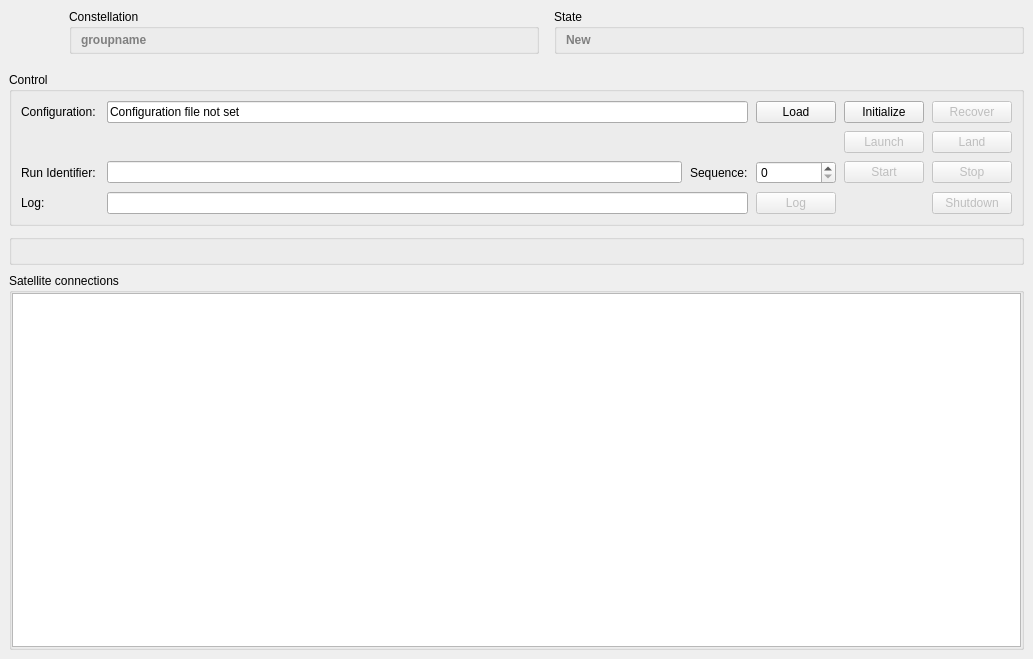
<?xml version="1.0" encoding="UTF-8"?>
<ui version="4.0">
 <class>wndRun</class>
 <widget class="QMainWindow" name="wndRun">
  <property name="enabled">
   <bool>true</bool>
  </property>
  <property name="geometry">
   <rect>
    <x>0</x>
    <y>0</y>
    <width>1033</width>
    <height>659</height>
   </rect>
  </property>
  <property name="windowTitle">
   <string>Constellation Run Control</string>
  </property>
  <widget class="QWidget" name="centralwidget">
   <layout class="QVBoxLayout">
    <property name="spacing">
     <number>8</number>
    </property>
    <property name="leftMargin">
     <number>9</number>
    </property>
    <property name="topMargin">
     <number>9</number>
    </property>
    <property name="rightMargin">
     <number>9</number>
    </property>
    <property name="bottomMargin">
     <number>9</number>
    </property>
    <item>
     <widget class="QWidget" name="widget" native="true">
      <property name="sizePolicy">
       <sizepolicy hsizetype="Preferred" vsizetype="Preferred">
        <horstretch>0</horstretch>
        <verstretch>0</verstretch>
       </sizepolicy>
      </property>
      <layout class="QHBoxLayout" name="horizontalLayout">
       <property name="spacing">
        <number>15</number>
       </property>
       <property name="leftMargin">
        <number>0</number>
       </property>
       <property name="topMargin">
        <number>0</number>
       </property>
       <property name="rightMargin">
        <number>0</number>
       </property>
       <property name="bottomMargin">
        <number>10</number>
       </property>
       <item>
        <widget class="QLabel" name="label_2">
         <property name="sizePolicy">
          <sizepolicy hsizetype="Fixed" vsizetype="Fixed">
           <horstretch>0</horstretch>
           <verstretch>0</verstretch>
          </sizepolicy>
         </property>
         <property name="minimumSize">
          <size>
           <width>45</width>
           <height>45</height>
          </size>
         </property>
         <property name="maximumSize">
          <size>
           <width>45</width>
           <height>45</height>
          </size>
         </property>
         <property name="text">
          <string/>
         </property>
         <property name="pixmap">
          <pixmap>../../../docs/logo/logo.png</pixmap>
         </property>
         <property name="scaledContents">
          <bool>true</bool>
         </property>
        </widget>
       </item>
       <item>
        <widget class="QGroupBox" name="cnstlnBox">
         <property name="title">
          <string>Constellation</string>
         </property>
         <layout class="QHBoxLayout" name="horizontalLayout_2">
          <property name="topMargin">
           <number>3</number>
          </property>
          <property name="bottomMargin">
           <number>3</number>
          </property>
          <item>
           <widget class="QLabel" name="cnstlnName">
            <property name="text">
             <string>&lt;font color='gray'&gt;&lt;b&gt;groupname&lt;/b&gt;&lt;/font&gt;</string>
            </property>
           </widget>
          </item>
         </layout>
        </widget>
       </item>
       <item>
        <widget class="QGroupBox" name="stateBox">
         <property name="title">
          <string>State</string>
         </property>
         <property name="flat">
          <bool>false</bool>
         </property>
         <property name="checkable">
          <bool>false</bool>
         </property>
         <layout class="QHBoxLayout">
          <property name="spacing">
           <number>9</number>
          </property>
          <property name="leftMargin">
           <number>9</number>
          </property>
          <property name="topMargin">
           <number>3</number>
          </property>
          <property name="rightMargin">
           <number>9</number>
          </property>
          <property name="bottomMargin">
           <number>3</number>
          </property>
          <item>
           <widget class="QLabel" name="lblCurrent">
            <property name="frameShape">
             <enum>QFrame::Shape::NoFrame</enum>
            </property>
            <property name="text">
             <string>&lt;font color='gray'&gt;&lt;b&gt;New&lt;/b&gt;&lt;/font&gt;</string>
            </property>
           </widget>
          </item>
         </layout>
        </widget>
       </item>
      </layout>
     </widget>
    </item>
    <item>
     <widget class="QGroupBox" name="grpControl">
      <property name="title">
       <string>Control</string>
      </property>
      <layout class="QGridLayout">
       <property name="leftMargin">
        <number>9</number>
       </property>
       <property name="topMargin">
        <number>9</number>
       </property>
       <property name="rightMargin">
        <number>9</number>
       </property>
       <property name="bottomMargin">
        <number>9</number>
       </property>
       <property name="spacing">
        <number>8</number>
       </property>
       <item row="0" column="2">
        <widget class="QLineEdit" name="txtInitFileName">
         <property name="text">
          <string>initialisation file not set</string>
         </property>
        </widget>
       </item>
       <item row="2" column="0">
        <widget class="QLabel" name="lblNextRunNumber">
         <property name="text">
          <string>Run Identifier: </string>
         </property>
        </widget>
       </item>
       <item row="3" column="6">
        <widget class="QPushButton" name="btnTerminate">
         <property name="enabled">
          <bool>false</bool>
         </property>
         <property name="toolTip">
          <string>Shutdown all satellites</string>
         </property>
         <property name="text">
          <string>Shutdown</string>
         </property>
        </widget>
       </item>
       <item row="0" column="0">
        <widget class="QLabel" name="lblConfig">
         <property name="text">
          <string>Configuration: </string>
         </property>
        </widget>
       </item>
       <item row="3" column="0">
        <widget class="QLabel" name="lblLogmsg">
         <property name="text">
          <string>Log: </string>
         </property>
        </widget>
       </item>
       <item row="1" column="6">
        <widget class="QPushButton" name="btnLand">
         <property name="enabled">
          <bool>false</bool>
         </property>
         <property name="sizePolicy">
          <sizepolicy hsizetype="Minimum" vsizetype="Fixed">
           <horstretch>0</horstretch>
           <verstretch>0</verstretch>
          </sizepolicy>
         </property>
         <property name="toolTip">
          <string>Land the constellation</string>
         </property>
         <property name="text">
          <string>Land</string>
         </property>
        </widget>
       </item>
       <item row="2" column="6">
        <widget class="QPushButton" name="btnStop">
         <property name="enabled">
          <bool>false</bool>
         </property>
         <property name="toolTip">
          <string>Stop the run</string>
         </property>
         <property name="text">
          <string>Stop</string>
         </property>
        </widget>
       </item>
       <item row="2" column="4">
        <widget class="QSpinBox" name="runSequence">
         <property name="toolTip">
          <string>&lt;html&gt;&lt;head/&gt;&lt;body&gt;&lt;p&gt;Run sequence&lt;/p&gt;&lt;/body&gt;&lt;/html&gt;</string>
         </property>
         <property name="maximum">
          <number>999999</number>
         </property>
        </widget>
       </item>
       <item row="0" column="6">
        <widget class="QPushButton" name="btnReset">
         <property name="enabled">
          <bool>false</bool>
         </property>
         <property name="toolTip">
          <string>Recover satellites from safe mode</string>
         </property>
         <property name="text">
          <string>Recover</string>
         </property>
        </widget>
       </item>
       <item row="0" column="5">
        <widget class="QPushButton" name="btnInit">
         <property name="text">
          <string>Initialize</string>
         </property>
        </widget>
       </item>
       <item row="2" column="5">
        <widget class="QPushButton" name="btnStart">
         <property name="enabled">
          <bool>false</bool>
         </property>
         <property name="toolTip">
          <string>Start a run</string>
         </property>
         <property name="text">
          <string>Start</string>
         </property>
        </widget>
       </item>
       <item row="2" column="3">
        <widget class="QLabel" name="label">
         <property name="text">
          <string>Sequence:</string>
         </property>
        </widget>
       </item>
       <item row="3" column="4">
        <widget class="QPushButton" name="btnLog">
         <property name="enabled">
          <bool>false</bool>
         </property>
         <property name="toolTip">
          <string>Send a log message</string>
         </property>
         <property name="text">
          <string>Log</string>
         </property>
        </widget>
       </item>
       <item row="2" column="2">
        <widget class="QLineEdit" name="runIdentifier"/>
       </item>
       <item row="1" column="5">
        <widget class="QPushButton" name="btnConfig">
         <property name="enabled">
          <bool>false</bool>
         </property>
         <property name="sizePolicy">
          <sizepolicy hsizetype="Minimum" vsizetype="Fixed">
           <horstretch>0</horstretch>
           <verstretch>0</verstretch>
          </sizepolicy>
         </property>
         <property name="toolTip">
          <string>Launch the constellation</string>
         </property>
         <property name="text">
          <string>Launch</string>
         </property>
        </widget>
       </item>
       <item row="0" column="4">
        <widget class="QPushButton" name="btnLoadConf">
         <property name="text">
          <string>Load</string>
         </property>
        </widget>
       </item>
       <item row="3" column="2" colspan="2">
        <widget class="QLineEdit" name="txtLogmsg">
         <property name="toolTip">
          <string>Send a log message</string>
         </property>
        </widget>
       </item>
       <item row="0" column="2" colspan="2">
        <widget class="QLineEdit" name="txtConfigFileName">
         <property name="whatsThis">
          <string extracomment="Configuration file - directly editable or through file dialog."/>
         </property>
         <property name="text">
          <string>Configuration file not set</string>
         </property>
        </widget>
       </item>
      </layout>
     </widget>
    </item>
    <item>
     <widget class="QGroupBox" name="grpStatus">
      <layout class="QGridLayout">
       <property name="leftMargin">
        <number>0</number>
       </property>
       <property name="topMargin">
        <number>0</number>
       </property>
       <property name="rightMargin">
        <number>0</number>
       </property>
       <property name="bottomMargin">
        <number>0</number>
       </property>
       <property name="horizontalSpacing">
        <number>8</number>
       </property>
       <property name="verticalSpacing">
        <number>4</number>
       </property>
       <item row="0" column="0">
        <layout class="QGridLayout" name="grpGrid"/>
       </item>
      </layout>
     </widget>
    </item>
    <item>
     <widget class="QGroupBox" name="grpConnections">
      <property name="title">
       <string>Satellite connections</string>
      </property>
      <layout class="QVBoxLayout">
       <property name="spacing">
        <number>4</number>
       </property>
       <property name="leftMargin">
        <number>0</number>
       </property>
       <property name="topMargin">
        <number>0</number>
       </property>
       <property name="rightMargin">
        <number>0</number>
       </property>
       <property name="bottomMargin">
        <number>0</number>
       </property>
       <item>
        <widget class="QTreeView" name="viewConn">
         <property name="toolTip">
          <string>Satellites connected to the Run Control</string>
         </property>
         <property name="rootIsDecorated">
          <bool>false</bool>
         </property>
         <property name="sortingEnabled">
          <bool>true</bool>
         </property>
        </widget>
       </item>
      </layout>
     </widget>
    </item>
   </layout>
  </widget>
  <widget class="QMenuBar" name="menubar">
   <property name="geometry">
    <rect>
     <x>0</x>
     <y>0</y>
     <width>1033</width>
     <height>23</height>
    </rect>
   </property>
  </widget>
 </widget>
 <resources/>
 <connections>
  <connection>
   <sender>txtLogmsg</sender>
   <signal>returnPressed()</signal>
   <receiver>btnLog</receiver>
   <slot>animateClick()</slot>
   <hints>
    <hint type="sourcelabel">
     <x>248</x>
     <y>164</y>
    </hint>
    <hint type="destinationlabel">
     <x>292</x>
     <y>138</y>
    </hint>
   </hints>
  </connection>
 </connections>
</ui>
